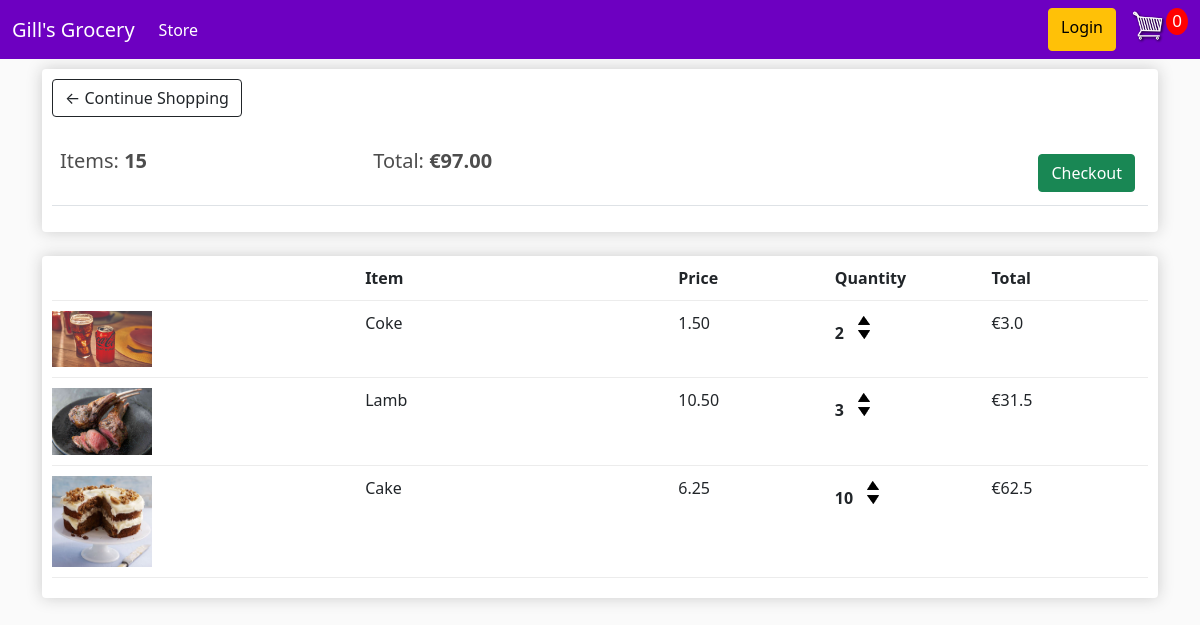
The app's page /cart/ (signed in) with its own data.
### store/models.py (models this page shows, shortened)
class Order(models.Model):
	customer = models.ForeignKey(Customer, on_delete=models.SET_NULL, null=True, blank=True)
	date_ordered = models.DateTimeField(auto_now_add=True)
	complete = models.BooleanField(default=False, null=True, blank=False)
	transaction_id = models.CharField(max_length=200, null=True)
	@property
	def get_cart_total(self):
	    orderitems= self.orderitem_set.all()
	    total=sum([item.get_total for item in orderitems])
	    return total
	@property
	def get_cart_items(self):
	    orderitems= self.orderitem_set.all()
	    total=sum([item.quantity for item in orderitems])
	    return total

class OrderItem(models.Model):
	product = models.ForeignKey(Product, on_delete=models.SET_NULL, null=True, blank=True)
	order = models.ForeignKey(Order, on_delete=models.SET_NULL, null=True, blank=True)
	quantity=models.IntegerField(default=0, null=True, blank=True)
	date_added = models.DateTimeField(auto_now_add=True)
	@property
	def get_total(self):
	    total = self.product.price * self.quantity
	    return total

class Product(models.Model):
    name=models.CharField(max_length=200, null=True)
    price=models.FloatField()
    digital=models.BooleanField(default=False, null=True, blank=False)
    image=models.ImageField(null=True, blank=True)
    @property
    def imageURL(self):
        try:
            url= self.image.url
        except:
            url=''
        return url

### store/views.py (the view)
# urls.py: path('cart/', views.cart, name="cart"),
def cart(request):
    if request.user.is_authenticated:
        customer = request.user.customer
        order, created = Order.objects.get_or_create(customer=customer, complete=False)
        items= order.orderitem_set.all()
    else:
        items=[]
        order = {'get_cart_total': 0, 'get_cart_items':0}
    context={'items':items , 'order': order}
    return render(request, 'store/cart.html', context)

### store/templates/store/cart.html
{% extends 'store/main.html' %}
{% load static %}
{% block content %}
<div class="row">
    <div class="col-lg-12">
        <div class="box-element">
            <a class="btn btn-outline-dark" href="{% url 'store' %}">&#x2190; Continue Shopping</a>
            <br>
            <br>
            <table class="table">
                <tr>
                    <th>
                        <h5>Items:
                            <strong>{{ order.get_cart_items }}</strong>
                        </h5>
                    </th>
                    <th>
                        <h5>Total:
                            <strong>€{{ order.get_cart_total|floatformat:2 }}</strong>
                        </h5>
                    </th>
                    <th>
                        <a style="float:right; margin:5px" class="btn btn-success" href= "{% url 'checkout' %}">Checkout</a>
                    </th>
                </tr>
            </table>
        </div>
        <br>
        <div class="box-element">
            <div class="cart-row">
                <div style="flex:2">
                </div>
                <div style="flex:2">
                    <strong>Item </strong>
                </div>
                <div style="flex:1">
                   <strong> Price</strong>
                </div>
                <div style="flex:1">
                    <strong>Quantity </strong>
                </div>
                <div style="flex:1">
                    <strong> Total </strong>
                </div>
            </div>
            {% for item in items %}
            <div class="cart-row">
                <div style="flex:2">
                    <img class="row-image" src="{{item.product.imageURL}}">
                </div>
                <div style="flex:2">
                    {{item.product.name}}
                </div>
                <div style="flex:1">
                    {{item.product.price|floatformat:2}}
                </div>
                <div style="flex:1">
                    <p class="quantity">{{ item.quantity }}</p>
                    <div class="quantity">
						<img class="chg-quantity" src="{% static  'images/arrow-up.png' %}">
						<img class="chg-quantity" src="{% static  'images/arrow-down.png' %}">
					</div>
                </div>
                <div style="flex:1">
                    €{{ item.get_total }}
                </div>
            </div>
            {% endfor %}
        </div>
    </div>
</div>
{% endblock content %}

### store/templates/store/main.html (shortened to what this page needs)
<!DOCTYPE html>
{% load static%}
<html>
    <head>
            <link href="https://cdn.jsdelivr.net/npm/bootstrap@5.1.3/dist/css/bootstrap.min.css" rel="stylesheet">
           <link rel="stylesheet" type="text/css" href="{% static 'css/main.css' %}">
     </head>
     <body>
        <nav class="navbar navbar-expand-lg navbar-dark bg-dark">
          <div class="container-fluid">
            <a class="navbar-brand" href="{% url 'store' %}">Gill's Grocery</a>
            <div class="collapse navbar-collapse" id="navbarSupportedContent">
              <ul class="navbar-nav me-auto mb-2 mb-lg-0">
                <li class="nav-item">
                  <a class="nav-link active" aria-current="page" href="{% url 'store' %}">Store</a>
                </li>
              </ul>
              <div class="d-flex">
                <a href="#"class="btn btn-warning">Login</a>
	     	        <a href="{% url 'cart' %}">
    	    		    <img  id="cart-icon" src="{% static 'images/cart.png' %}">
	    	        </a>
	    	    <p id="cart-total">0</p>
              </div>
            </div>
          </div>
        </nav>
        <div class="container">
            {% block content %}
            {% endblock content %}
        </div>
     </body>
</html>

### static/css/main.css (style rules this page uses)
body { background-color: hsl(0, 0%, 98%); }
h1,h2,h3,h4,h5,h6 { color:hsl(0, 0%, 30%); }
.box-element { box-shadow:hsl(0, 0%, 80%) 0 0 16px; background-color: #fff; border-radius: 4px; padding: 10px; }
.bg-dark { background-color: #6d00c1!important; }
#cart-icon { width:35px; display: inline-block; margin-left: 15px; }
#cart-total { display: block; text-align: center; color:#fff; background-color: red; width: 22px; height: 27px; border-radius: 50%; font-size: 17px; }
.col-lg-4, .col-lg-6, .col-lg-8, .col-lg-12 { margin-top: 10px; }
.btn { border-radius: 10; }
.row-image { width: 100px; }
.cart-row { display: flex; align-items: stretch; padding-bottom: 10px; margin-bottom: 10px; border-bottom: 1px solid #ececec; }
.quantity { display: inline-block; font-weight: 700; padding-right:10px; }
.chg-quantity { width: 12px; cursor: pointer; display: block; margin-top: 5px; transition:.1s; }

### records on screen
Order: get_cart_items "15", get_cart_total "97.00"
OrderItem: product.imageURL (picture), product.name "Coke", product.price "1.50", quantity "2", get_total "3.0"
OrderItem: product.imageURL (picture), product.name "Lamb", product.price "10.50", quantity "3", get_total "31.5"
OrderItem: product.imageURL (picture), product.name "Cake", product.price "6.25", quantity "10", get_total "62.5"
